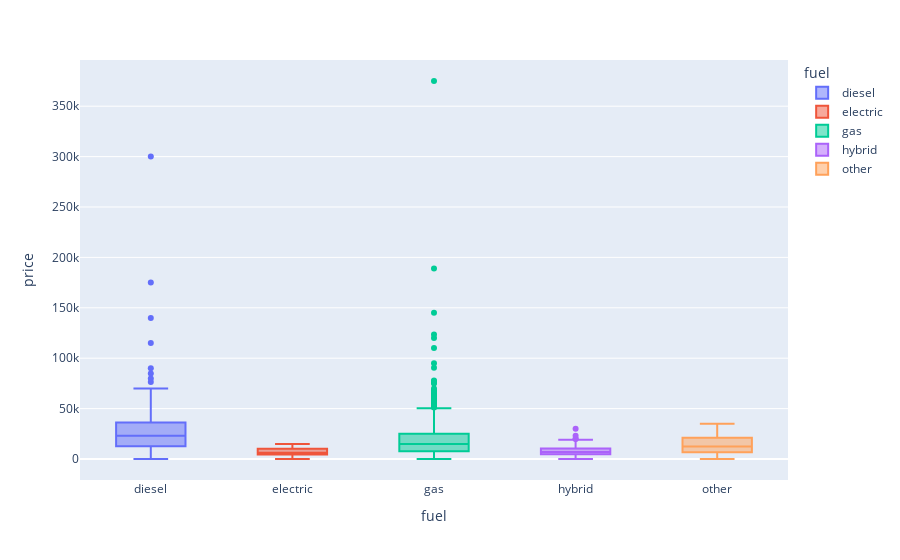

Notebook cell for this chart:
### Code cell
fuel_price = car_data.groupby('fuel')['price'].value_counts().reset_index()

px.box(fuel_price,x='fuel',y='price',color='fuel')

### Figure 1 — Plotly figure (JSON) as saved in the notebook; plotly's stock layout.template omitted (floating-point values rounded to 4 significant figures; data arrays with more than 128 entries replaced by an {"elided": "..."} marker saying what was removed)
{"data": [{"alignmentgroup": "True", "hovertemplate": "fuel=%{x}<br>price=%{y}<extra></extra>", "legendgroup": "diesel", "marker": {"color": "#636efa"}, "name": "diesel", "notched": false, "offsetgroup": "diesel", "orientation": "v", "showlegend": true, "type": "box", "x": {"elided": "737 str values"}, "x0": " ", "xaxis": "x", "y": {"elided": "737 int values"}, "y0": " ", "yaxis": "y"}, {"alignmentgroup": "True", "hovertemplate": "fuel=%{x}<br>price=%{y}<extra></extra>", "legendgroup": "electric", "marker": {"color": "#EF553B"}, "name": "electric", "notched": false, "offsetgroup": "electric", "orientation": "v", "showlegend": true, "type": "box", "x": ["electric", "electric", "electric", "electric", "electric", "electric"], "x0": " ", "xaxis": "x", "y": [1, 4400, 4700, 7900, 10200, 15000], "y0": " ", "yaxis": "y"}, {"alignmentgroup": "True", "hovertemplate": "fuel=%{x}<br>price=%{y}<extra></extra>", "legendgroup": "gas", "marker": {"color": "#00cc96"}, "name": "gas", "notched": false, "offsetgroup": "gas", "orientation": "v", "showlegend": true, "type": "box", "x": {"elided": "3209 str values"}, "x0": " ", "xaxis": "x", "y": {"elided": "3209 int values"}, "y0": " ", "yaxis": "y"}, {"alignmentgroup": "True", "hovertemplate": "fuel=%{x}<br>price=%{y}<extra></extra>", "legendgroup": "hybrid", "marker": {"color": "#ab63fa"}, "name": "hybrid", "notched": false, "offsetgroup": "hybrid", "orientation": "v", "showlegend": true, "type": "box", "x": {"elided": "202 str values"}, "x0": " ", "xaxis": "x", "y": {"elided": "202 int values"}, "y0": " ", "yaxis": "y"}, {"alignmentgroup": "True", "hovertemplate": "fuel=%{x}<br>price=%{y}<extra></extra>", "legendgroup": "other", "marker": {"color": "#FFA15A"}, "name": "other", "notched": false, "offsetgroup": "other", "orientation": "v", "showlegend": true, "type": "box", "x": ["other", "other", "other", "other", "other", "other", "other", "other", "other", "other", "other", "other", "other", "other", "other", "other", "other", "other", "other", "other", "other", "other", "other", "other", "other", "other", "other", "other", "other", "other", "other", "other", "other", "other", "other", "other", "other", "other", "other", "other", "other", "other", "other", "other", "other", "other", "other", "other", "other", "other", "other", "other", "other", "other", "other", "other", "other", "other", "other", "other", "other", "other", "other"], "x0": " ", "xaxis": "x", "y": [25900, 21900, 28900, 27900, 23700, 5200, 9995, 13995, 14980, 15995, 24600, 4000, 8500, 9500, 11995, 20000, 20500, 24500, 25500, 27390, 111, 169, 313, 1950, 2450, 3995, 4100, 4750, 4995, 5500, 5595, 5700, 5995, 6495, 7000, 7950, 7995, 8000, 8445, 8495, 8875, 8895, 9999, 10995, 11500, 12400, 13500, 13900, 13990, 15495, 15991, 16991, 16995, 19485, 19995, 19999, 21195, 28175, 29409, 29875, 30000, 33800, 34999], "y0": " ", "yaxis": "y"}], "layout": {"boxmode": "overlay", "legend": {"title": {"text": "fuel"}, "tracegroupgap": 0}, "margin": {"t": 60}, "xaxis": {"anchor": "y", "categoryarray": ["diesel", "electric", "gas", "hybrid", "other"], "categoryorder": "array", "domain": [0, 1], "title": {"text": "fuel"}}, "yaxis": {"anchor": "x", "domain": [0, 1], "title": {"text": "price"}}}}
